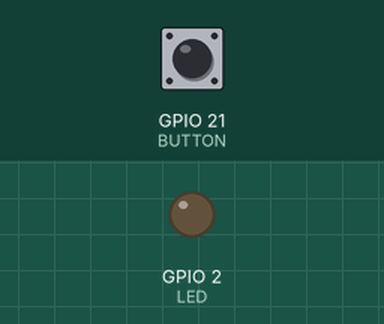
Recording of a sketch running on a simulated ESP8266 (NodeMCU). Shown: output pins drawn as LEDs (lit = HIGH). The test bench sets the inputs (shaded band); at power-on: GPIO 21 (BUTTON) HIGH.

Above: at 1.2 s.
1.3 s: GPIO 21 (BUTTON) pulled LOW for 0.15 s
At 1.37 s:
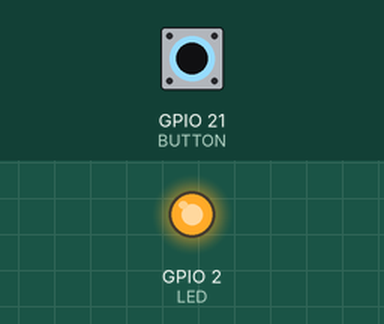
2.9 s: GPIO 21 (BUTTON) pulled LOW for 3.2 s
At 6.4 s:
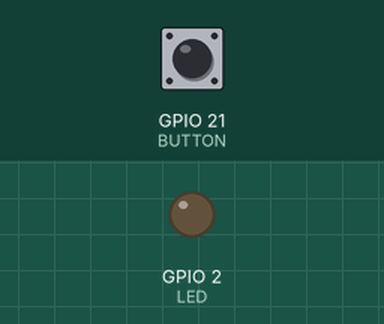
Timing chart, 0 to 7.9 s (numbered marks = the images above; inputs shaded):
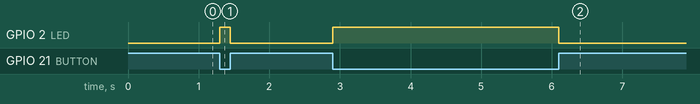

Measured:
- after the input at 1.3 s, GPIO 2 (LED): LOW → HIGH at once, → LOW 0.15 s later
- after the input at 2.9 s, GPIO 2 (LED): LOW → HIGH at once, → LOW 3.2 s later

The sketch:

002Button_Led.ino
```cpp
//NodeMCU ESP32S ESP-WROOM-32
//Umur Dinçer
//lighting up the led by pressing the button
#define BUTTON 21
#define LED    2
int button_state;

void setup() {
pinMode(BUTTON, INPUT_PULLUP);
pinMode(LED, OUTPUT);
}

void loop() {
button_state = digitalRead(BUTTON);

if(button_state == LOW)
  digitalWrite(LED, HIGH);
else
  digitalWrite(LED, LOW);

}
```
